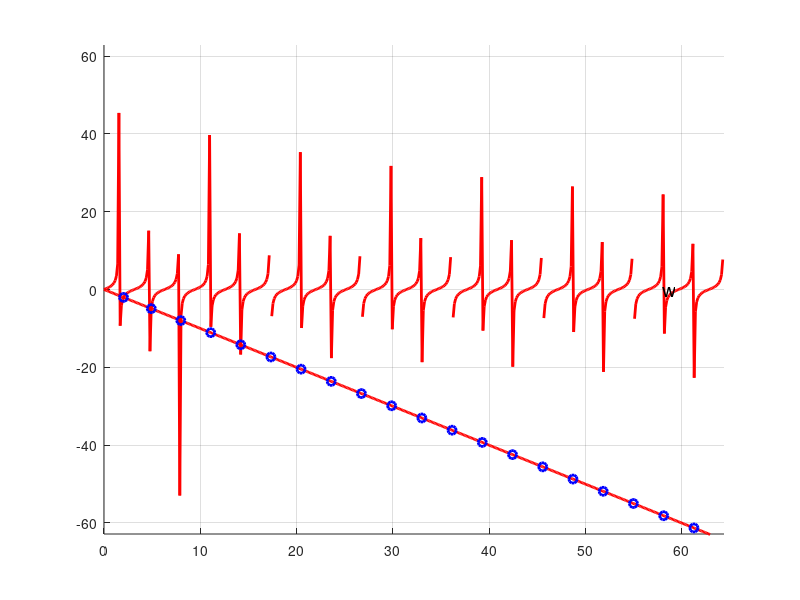
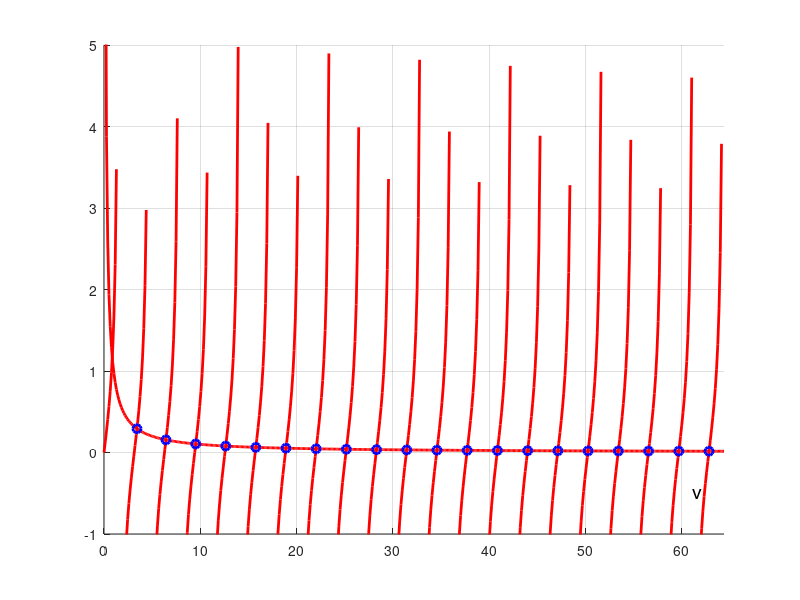
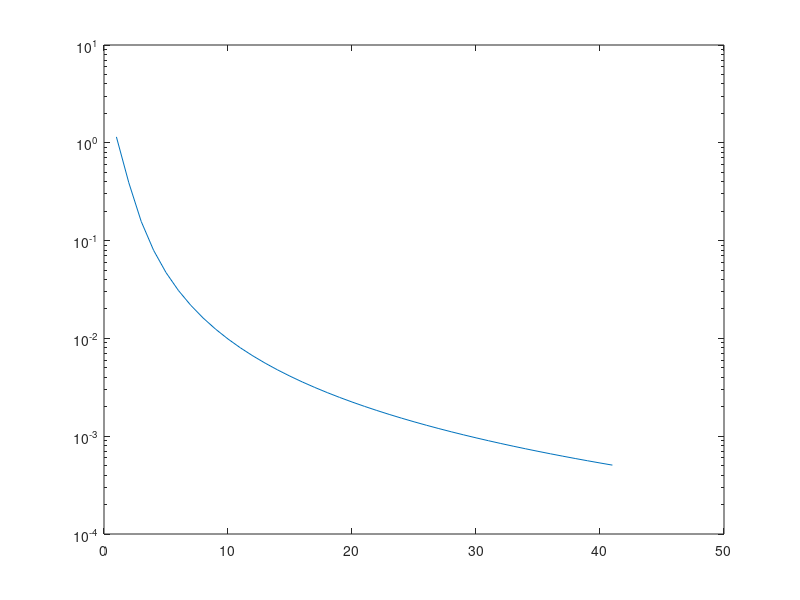

MATLAB code to generate these figures, in order:
%Computes the eigenvalues of K(x,z) = exp(-a*|x-z|) on [-1,1] by solving
%transcendental equations from Dongbin Xiu, Chapter 4 (eqns. 4.9 and 4.10)
clear all
close all
nmax = 20;
w = zeros(1,nmax);
a = 1;

% Even indices
ycrop = a*nmax*pi;
fun = @(x) tan(x)+a*x;
xx = linspace(0,(2*nmax+1)*pi/2,500);
hold on
yy = tan(xx);
jump = find(abs(yy)>ycrop);
yy(jump) = NaN;
plot(xx,yy,'r','LineWidth',2)
text(0.9*(2*nmax+1)*pi/2,-.5,'w','fontsize',14)
set(gca,'XGrid','on')
set(gca,'YGrid','on')
axis([0  (2*nmax+1)*pi/2  -ycrop  ycrop])
plot(xx,-a*xx,'r','LineWidth',2)
% Let's compute the eigenvalues numerically
disp(sprintf(' n       w       (2n-1)pi/2    lambda(n)'))
for n=1:nmax
    w(n) = fzero(fun,[(2*n-1)*pi/2+100*eps (2*n+1)*pi/2-100*eps]);
    disp(sprintf('%2d  %10f   %10f  %10f',n, w(n), (2*n-1)*pi/2, 2*a/(1+a*a*w(n)*w(n))))
end
plot(w,-a*w,'bo','LineWidth',2)
hold off

pause
figure
v = zeros(1,nmax+1);
% Odd indices
ycrop = 5;
fun = @(x) 1-a*x*tan(x);
xx = linspace(0,(2*nmax+1)*pi/2,500);
hold on
yy = tan(xx);
jump = find(abs(yy)>ycrop);
yy(jump) = NaN;
plot(xx,yy,'r','LineWidth',2)
text(0.95*(2*nmax+1)*pi/2,-.5,'v','fontsize',14)
set(gca,'XGrid','on')
set(gca,'YGrid','on')
axis([0  (2*nmax+1)*pi/2  -1  ycrop])
plot(xx,1./(a*xx),'r','LineWidth',2)
% Let's compute the eigenvalues numerically
disp(sprintf(' n       v           n*pi      lambda(n)'))
v(1) = fzero(fun,[0 *pi/2-100*eps]);
disp(sprintf('%2d  %10f   %10f  %10f',1, v(1), 0, 2*a/(1+a*a*v(1)*v(1))))
for n=1:nmax
    v(n+1) = fzero(fun,[(2*n-1)*pi/2+100*eps (2*n+1)*pi/2-100*eps]);
    disp(sprintf('%2d  %10f   %10f  %10f',n+1, v(n+1), n*pi, 2*a/(1+a*a*v(n+1)*v(n+1))))
end
plot(v,1./(a*v),'bo','LineWidth',2)
hold off

figure
lambda = zeros(1,2*nmax+1);
for n=1:nmax
    lambda(2*n-1) = 2*a/(1+a*a*v(n)*v(n));
    lambda(2*n) = 2*a/(1+a*a*w(n)*w(n));
end
lambda(2*nmax+1) = 2*a/(1+a*a*v(nmax+1)*v(nmax+1));
semilogy(1:(2*nmax+1),lambda)